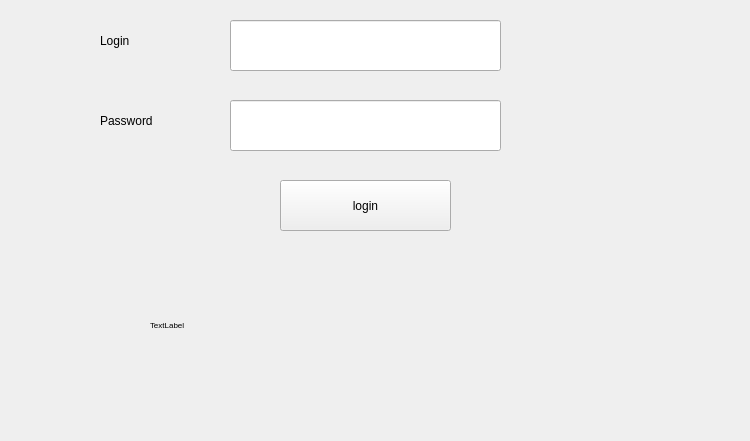
<?xml version="1.0" encoding="UTF-8"?>
<ui version="4.0">
 <class>login2</class>
 <widget class="QWidget" name="login2">
  <property name="geometry">
   <rect>
    <x>0</x>
    <y>0</y>
    <width>750</width>
    <height>441</height>
   </rect>
  </property>
  <property name="windowTitle">
   <string>Form</string>
  </property>
  <widget class="QPushButton" name="login_2">
   <property name="geometry">
    <rect>
     <x>280</x>
     <y>180</y>
     <width>171</width>
     <height>51</height>
    </rect>
   </property>
   <property name="text">
    <string>login</string>
   </property>
  </widget>
  <widget class="QLabel" name="label">
   <property name="geometry">
    <rect>
     <x>100</x>
     <y>10</y>
     <width>101</width>
     <height>61</height>
    </rect>
   </property>
   <property name="text">
    <string>Login</string>
   </property>
  </widget>
  <widget class="QLabel" name="label_2">
   <property name="geometry">
    <rect>
     <x>100</x>
     <y>90</y>
     <width>101</width>
     <height>61</height>
    </rect>
   </property>
   <property name="text">
    <string>Password</string>
   </property>
  </widget>
  <widget class="QLineEdit" name="lineEdit">
   <property name="geometry">
    <rect>
     <x>230</x>
     <y>20</y>
     <width>271</width>
     <height>51</height>
    </rect>
   </property>
  </widget>
  <widget class="QLabel" name="label_3">
   <property name="geometry">
    <rect>
     <x>150</x>
     <y>300</y>
     <width>571</width>
     <height>51</height>
    </rect>
   </property>
   <property name="text">
    <string>&lt;html&gt;&lt;head/&gt;&lt;body&gt;&lt;p&gt;&lt;span style=&quot; font-size:6pt; color:#000000;&quot;&gt;TextLabel&lt;/span&gt;&lt;/p&gt;&lt;/body&gt;&lt;/html&gt;</string>
   </property>
  </widget>
  <widget class="QLineEdit" name="lineEdit_2">
   <property name="geometry">
    <rect>
     <x>230</x>
     <y>100</y>
     <width>271</width>
     <height>51</height>
    </rect>
   </property>
  </widget>
 </widget>
 <resources/>
 <connections/>
</ui>
